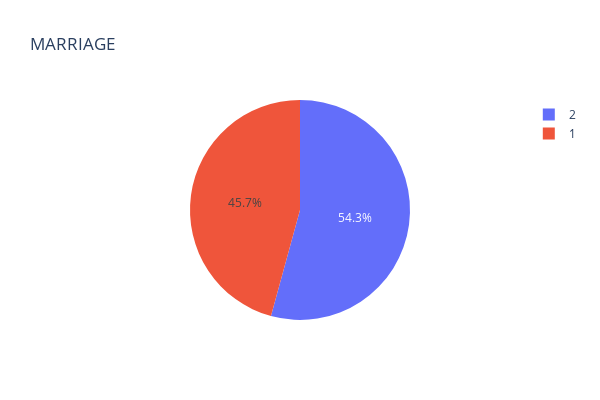

Notebook source saved alongside this figure:
### Code cell
df = pd.DataFrame(train[("MARRIAGE")].value_counts()).head(2)
fig = px.pie(df, values='MARRIAGE', names=df.index, width=600, height=400, title="MARRIAGE")
fig.show()

### Figure 1 — Plotly figure (JSON) as saved in the notebook; plotly's stock layout.template omitted (floating-point values rounded to 4 significant figures)
{"data": [{"domain": {"x": [0, 1], "y": [0, 1]}, "hovertemplate": "index=%{label}<br>MARRIAGE=%{value}<extra></extra>", "labels": [2, 1], "legendgroup": "", "name": "", "showlegend": true, "type": "pie", "values": [10623, 8958]}], "layout": {"height": 400, "legend": {"tracegroupgap": 0}, "title": {"text": "MARRIAGE"}, "width": 600}}
